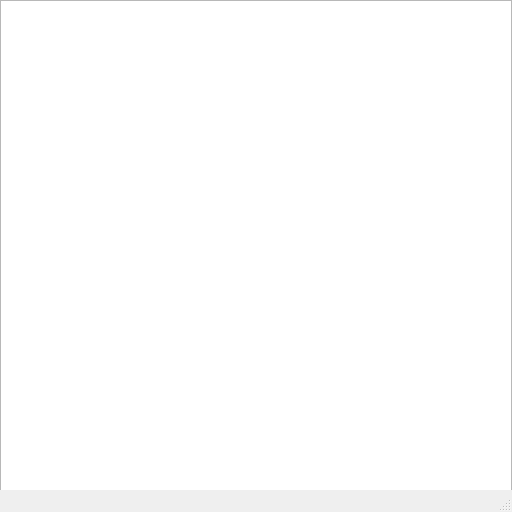
<?xml version="1.0" encoding="UTF-8"?>
<ui version="4.0">
 <class>MainWindow</class>
 <widget class="QMainWindow" name="MainWindow">
  <property name="geometry">
   <rect>
    <x>0</x>
    <y>0</y>
    <width>512</width>
    <height>512</height>
   </rect>
  </property>
  <property name="windowTitle">
   <string>MainWindow</string>
  </property>
  <widget class="QWidget" name="centralwidget">
   <widget class="QGraphicsView" name="graphicsView">
    <property name="geometry">
     <rect>
      <x>0</x>
      <y>0</y>
      <width>512</width>
      <height>512</height>
     </rect>
    </property>
   </widget>
  </widget>
  <widget class="QMenuBar" name="menubar">
   <property name="geometry">
    <rect>
     <x>0</x>
     <y>0</y>
     <width>512</width>
     <height>22</height>
    </rect>
   </property>
  </widget>
  <widget class="QStatusBar" name="statusbar"/>
 </widget>
 <resources/>
 <connections/>
</ui>
